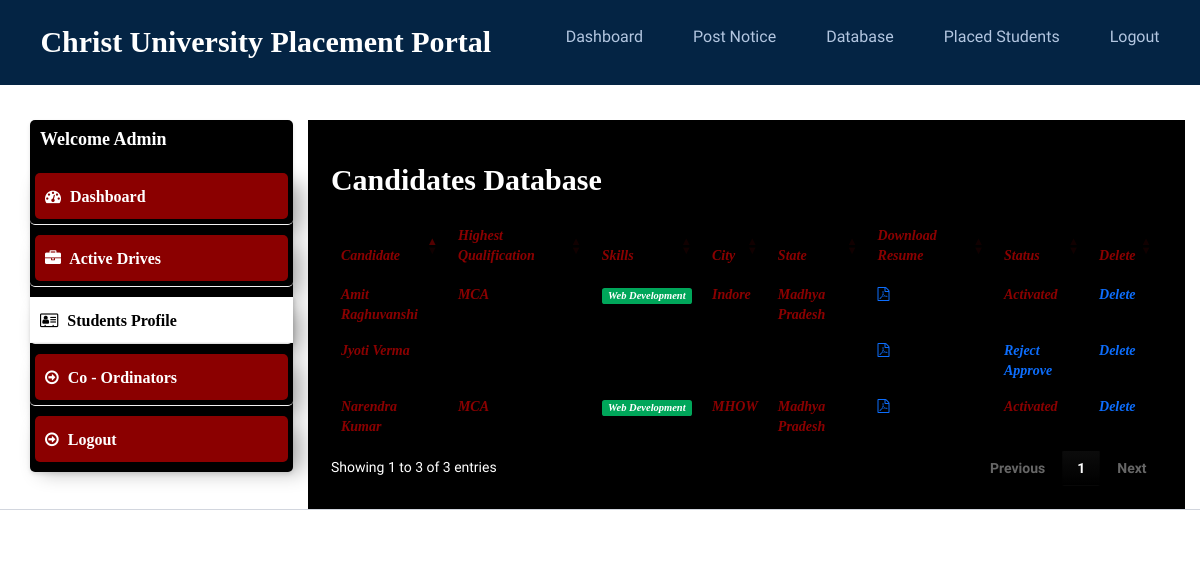
Page /admin/applications.php (signed in) on the committed database.
### tables this page shows
CREATE TABLE `users` (
  `id_user` int(11) NOT NULL AUTO_INCREMENT,
  `firstname` varchar(255) NOT NULL,
  `lastname` varchar(255) NOT NULL,
  `email` varchar(255) NOT NULL,
  `password` varchar(255) NOT NULL,
  `address` text DEFAULT NULL,
  `city` varchar(255) DEFAULT NULL,
  `state` varchar(255) DEFAULT NULL,
  `contactno` varchar(255) DEFAULT NULL,
  `qualification` varchar(255) DEFAULT NULL,
  `stream` varchar(255) DEFAULT NULL,
  `passingyear` varchar(255) DEFAULT NULL,
  `dob` varchar(255) DEFAULT NULL,
  `age` varchar(255) DEFAULT NULL,
  `designation` varchar(255) DEFAULT NULL,
  `resume` varchar(255) DEFAULT NULL,
  `hash` varchar(255) DEFAULT NULL,
  `active` int(11) NOT NULL DEFAULT 2,
  `aboutme` text DEFAULT NULL,
  `skills` text DEFAULT NULL,
  `hsc` int(200) NOT NULL DEFAULT 0,
  `ssc` int(11) NOT NULL DEFAULT 0,
  `ug` int(11) NOT NULL DEFAULT 0,
  `pg` int(11) NOT NULL DEFAULT 0,
  PRIMARY KEY (`id_user`),
  UNIQUE KEY `email` (`email`)
);

### admin/applications.php (the view, shortened to what this page needs)
<?php
require_once("../db.php");
?>
<!DOCTYPE html>
<html>
<head>
  <link rel="stylesheet" href="https://cdnjs.cloudflare.com/ajax/libs/twitter-bootstrap/3.3.7/css/bootstrap.min.css">
  <link rel="stylesheet" href="https://cdnjs.cloudflare.com/ajax/libs/font-awesome/4.7.0/css/font-awesome.min.css">
  <link rel="stylesheet" href="https://cdnjs.cloudflare.com/ajax/libs/ionicons/2.0.1/css/ionicons.min.css">
  <link rel="stylesheet" href="https://cdn.datatables.net/1.10.15/css/jquery.dataTables.min.css">
  <link rel="stylesheet" href="../css/AdminLTE.min.css">
  <link rel="stylesheet" href="../css/_all-skins.min.css">
  <link rel="stylesheet" href="../css/custom.css">
</head>
<body class="hold-transition skin-green sidebar-mini">
  <div class="wrapper">
    <?php
    include 'header.php';
    ?>
    <div class="content-wrapper" style="margin-left: 0px;">
      <section id="candidates" class="content-header">
        <div class="container">
          <div class="row">
            <div class="col-md-3">
              <div class="box box-solid">
                <div class="box-header with-border">
                  <h3 class="box-title">Welcome <b>Admin</b></h3>
                </div>
                <div class="box-body no-padding">
                  <ul class="nav nav-pills nav-stacked">
                    <li><a href="dashboard.php"><i class="fa fa-dashboard"></i> Dashboard</a></li>
                    <li><a href="active-jobs.php"><i class="fa fa-briefcase"></i> Active Drives</a></li>
                    <li class="active"><a href="applications.php"><i class="fa fa-address-card-o"></i> Students Profile</a></li>
                    <li><a href="companies.php"><i class="fa fa-arrow-circle-o-right"></i> Co - Ordinators</a></li>
                    <li><a href="../logout.php"><i class="fa fa-arrow-circle-o-right"></i> Logout</a></li>
                  </ul>
                </div>
              </div>
            </div>
            <div class="col-md-9 bg-white padding-2">
              <h3>Candidates Database</h3>
              <div class="row margin-top-20">
                <div class="col-md-12">
                  <div class="box-body table-responsive no-padding">
                    <table id="example2" class="table table-hover">
                      <thead>
                        <th>Candidate</th>
                        <th>Highest Qualification</th>
                        <th>Skills</th>
                        <th>City</th>
                        <th>State</th>
                        <th>Download Resume</th>
                        <th>Status</th>
                        <th>Delete</th>
                      </thead>
                      <tbody>
                        <?php
                        $sql = "SELECT * FROM users";
                        $result = $conn->query($sql);
                        if ($result->num_rows > 0) {
                          while ($row = $result->fetch_assoc()) {
                            $skills = $row['skills'];
                            $skills = explode(',', $skills);
                        ?>
                            <tr>
                              <td><?php echo $row['firstname'] . ' ' . $row['lastname']; ?></td>
                              <td><?php echo $row['qualification']; ?></td>
                              <td>
                                <?php
                                foreach ($skills as $value) {
                                  echo ' <span class="label label-success">' . $value . '</span>';
                                }
                                ?>
                              </td>
                              <td><?php echo $row['city']; ?></td>
                              <td><?php echo $row['state']; ?></td>
                              <?php if ($row['resume'] != '') { ?>
                                <td><a href="../uploads/resume/<?php echo $row['resume']; ?>" download="<?php echo $row['firstname'] . ' Resume'; ?>"><i class="fa fa-file-pdf-o"></i></a></td>
                              <?php } else { ?>
                                <td>No Resume Uploaded</td>
                              <?php } ?>
                              <td>
                                <?php
                                if ($row['active'] == '1') {
                                  echo "Activated";
                                } else if ($row['active'] == '2') {
                                ?>
                                  <a href="reject-student.php?id=<?php echo $row['id_user']; ?>">Reject</a> <a href="approve-student.php?id=<?php echo $row['id_user']; ?>">Approve</a>
                                <?php
                                } else if ($row['active'] == '3') {
                                ?>
                                  <a href="approve-student.php?id=<?php echo $row['id_user']; ?>">Reactivate</a>
                                <?php
                                } else if ($row['active'] == '0') {
                                  echo "Rejected";
                                }
                                ?>
                              </td>
                              <td><a href="delete-student.php?id=<?php echo $row['id_user']; ?>">Delete</a></td>
                            </tr>
                        <?php
                          }
                        }
                        ?>
                      </tbody>
                    </table>
                  </div>
                </div>
              </div>
            </div>
          </div>
        </div>
      </section>
    </div>
    <footer class="main-footer" style="margin-left: 0px;">
    </footer>
  </div>
</body>
</html>

### css/custom.css (style rules this page uses)
.margin-top-20 { margin-top: 20px; }
.padding-2 { padding: 2%; }
.bg-white { background-color: black; margin-left: 0%; color: white; }
.box { position: relative; border-radius: 5px; background: black; margin-bottom: 20px; width: 100%; box-shadow: 0 2px 4px rgba(0, 0, 0, 0.1); transition: all 0.3s ease; }
li { color: aqua; }

### admin/header.php (style rules this page uses)
* { margin: 0; padding: 0; box-sizing: border-box; }
html { font-size: 62.5%; font-family: 'Roboto', sans-serif; }
li { list-style: none; }
a { text-decoration: none; left: 0px; }

### rows in the picture
users: firstname "Narendra", lastname "Kumar", qualification "MCA", skills "Web Development", city "MHOW", state "Madhya Pradesh", active "Activated"
users: firstname "Amit", lastname "Raghuvanshi", qualification "MCA", skills "Web Development", city "Indore", state "Madhya Pradesh", active "Activated"
users: firstname "Jyoti", lastname "Verma"
